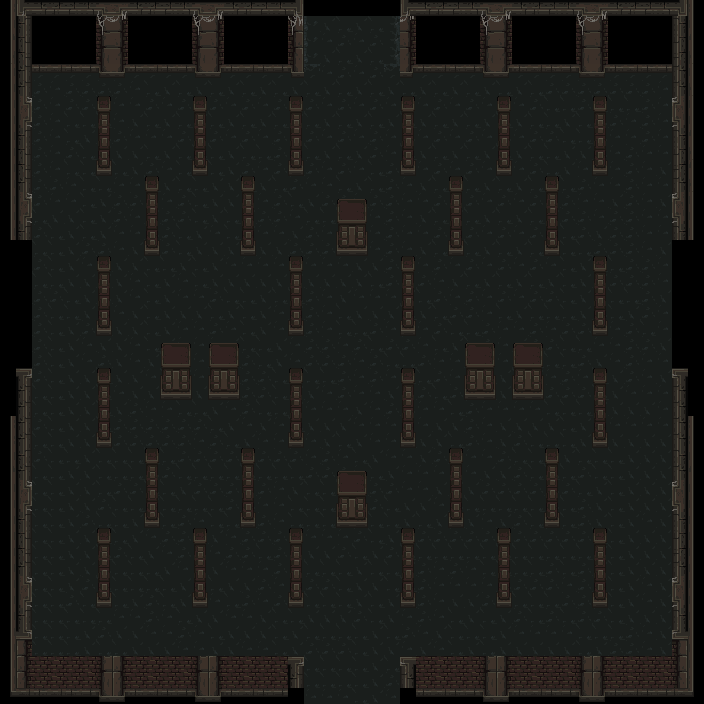

The image is a tile-based game level rendered from a .tmx file. Its description and source (layers, tilesets, objects; grid data summarised) follow:
An orthogonal 44x44 tile map with 16x16 px tiles, 4 tile layers (флажки, пол, стены, проходящие_стены), 2 tilesets.

<map version="1.9" tiledversion="1.9.2" orientation="orthogonal" renderorder="right-down" width="44" height="44" tilewidth="16" tileheight="16" infinite="0" nextlayerid="8" nextobjectid="1">
 <tileset firstgid="1" source="mainlevbuild.tsx" />
 <tileset firstgid="2561" source="decorative.tsx" />
 <layer id="7" name="флажки" width="44" height="44">
  <data>[1936 cells, 3 non-empty, 1 distinct tile ids]</data>
 </layer>
 <layer id="1" name="пол" width="44" height="44">
  <data>[1936 cells, 1516 non-empty, 8 distinct tile ids]</data>
 </layer>
 <layer id="2" name="стены" width="44" height="44" opacity="0.99">
  <data>[1936 cells, 304 non-empty, 65 distinct tile ids]</data>
 </layer>
 <layer id="3" name="проходящие_стены" width="44" height="44">
  <data>[1936 cells, 220 non-empty, 24 distinct tile ids]</data>
 </layer>
</map>
